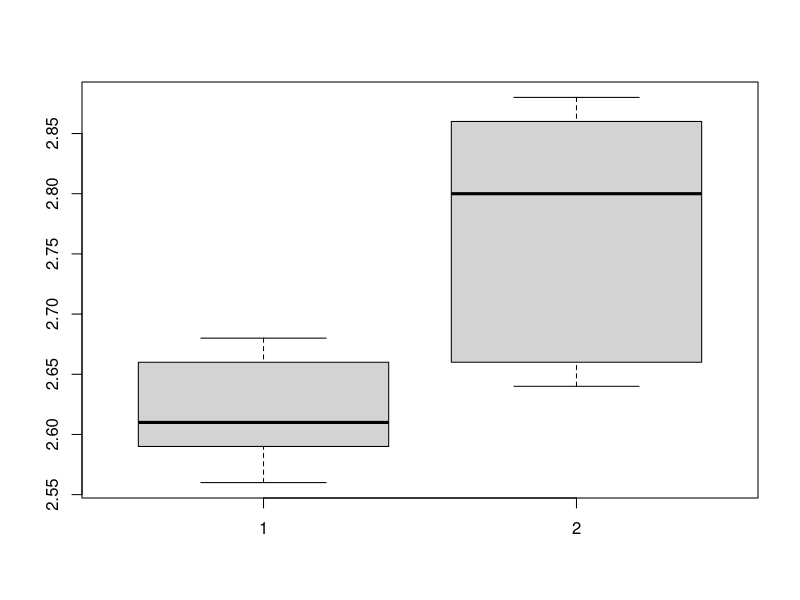

Source code (R):
Xi = c(
    rep(2.56, times=36),
    rep(2.59, times=38),
    rep(2.61, times=40),
    rep(2.65, times=42),
    rep(2.66, times=36),
    rep(2.68, times=35)
    )
Yi = c(
    rep(2.64, times=36),
    rep(2.66, times=37),
    rep(2.71, times=39),
    rep(2.80, times=41),
    rep(2.86, times=38),
    rep(2.88, times=36)
    )
print('Xi: ')
print(Xi)
print('Yi: ')
print(Yi)

boxplot(Xi, Yi)
print(t.test(Xi, Yi))